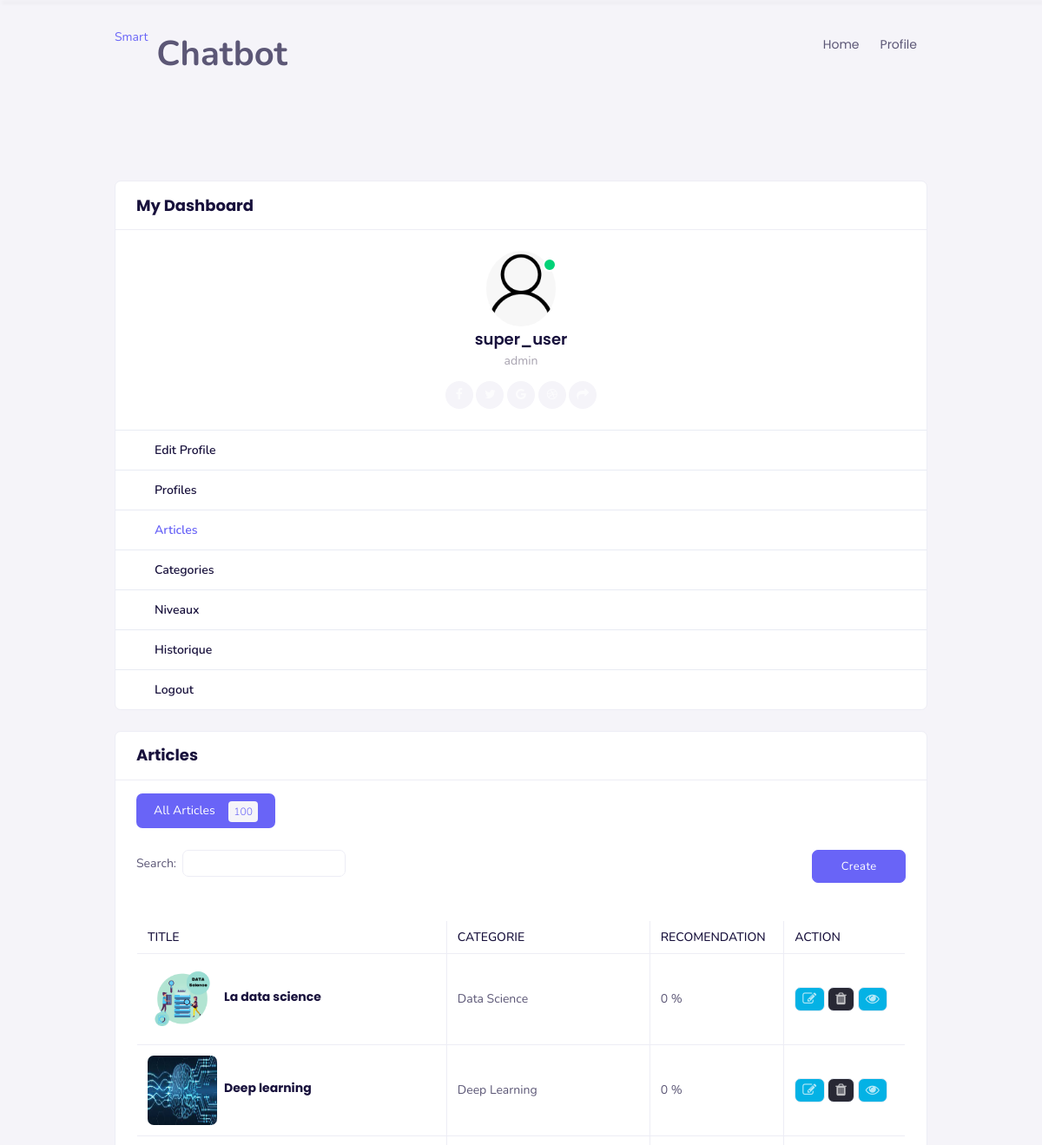
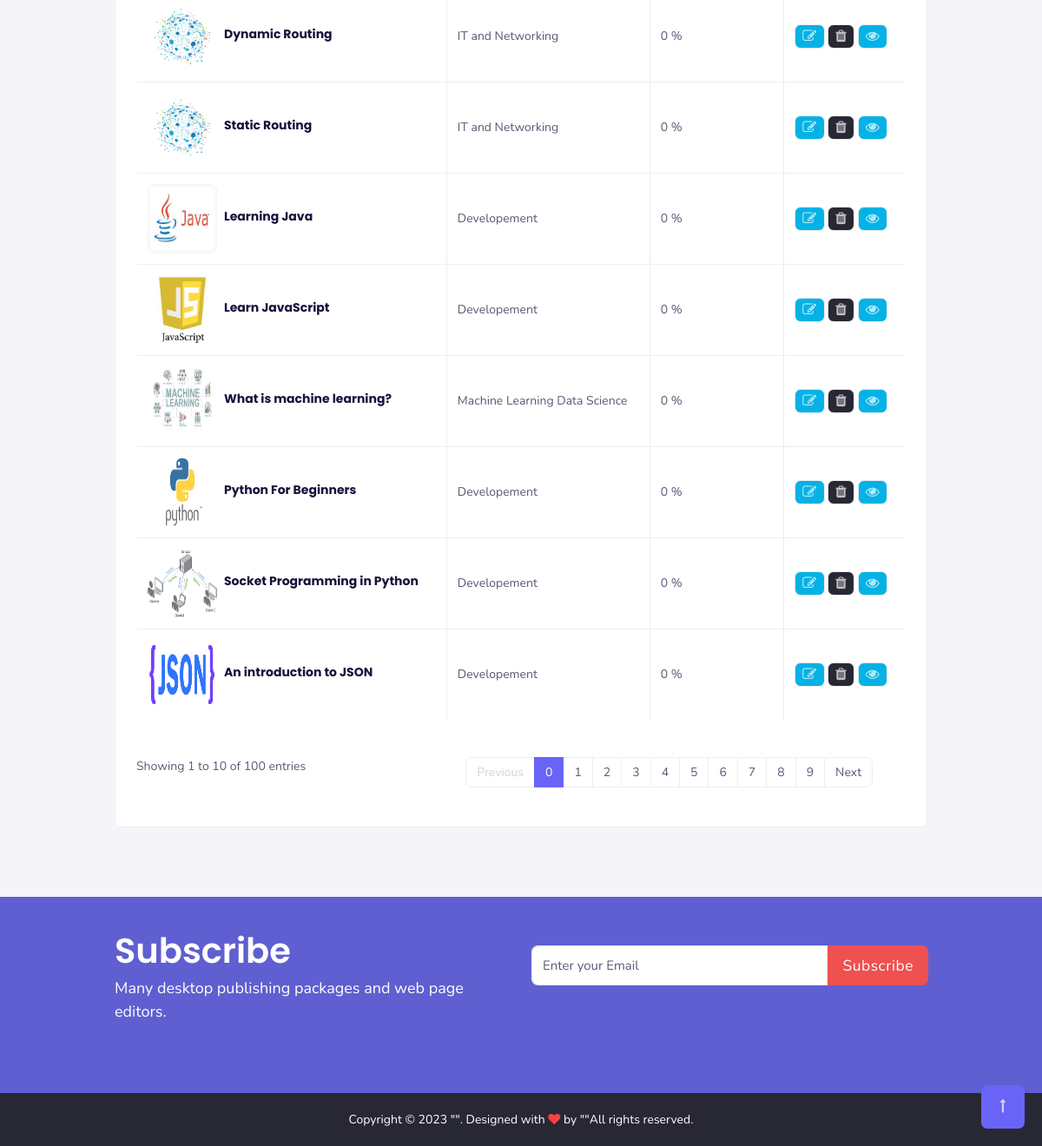
The app's page /articles/0 (signed in) with its own data (2 pictures, top to bottom).
### gestion_admin/models.py (models this page shows, shortened)
class Profile(models.Model):
    user = models.OneToOneField(User, on_delete=models.CASCADE)
    first_name = models.CharField(max_length=100, null=True)
    last_name = models.CharField(max_length=100, null=True)
    email = models.EmailField(max_length=100, null=True)
    niveau = models.OneToOneField(Niveau, on_delete=models.CASCADE, null=True)
    image = models.ImageField(upload_to="profile", null=True, default="profile/default.png")
    date_created = models.DateTimeField(auto_now_add=True)
    class Meta:
        db_table = 'profile'

class Article(models.Model):
    title = models.CharField(max_length=100, null=False, unique=True)
    categorie = models.ForeignKey(Categorie, on_delete=models.CASCADE)
    recomendation = models.IntegerField(default=0)
    image = models.ImageField(upload_to="article/image", default="article/image/default.png")
    file = models.FileField(upload_to="article/file")
    description = models.TextField(max_length=400)
    date_created = models.DateTimeField(auto_now_add=True)
    class Meta:
        db_table = 'article'

class Categorie(models.Model):
    name = models.CharField(max_length=100, unique=True)
    date_creation = models.DateTimeField(auto_now_add=True)
    class Meta:
        db_table = 'categorie'

### gestion_admin/decorators.py (the view)
    def wrapper_func(request, *args, **kwargs):
        if request.user.is_authenticated:
            if request.user.groups.filter(name='admin').exists():
                return view_func(request, *args, **kwargs)
            else:
                return redirect('home')

### gestion_admin/templates/article/liste_article.html
{% extends '../element/main.html' %}
{% block content %}
<section class="sptb">
    <div class="container">
        <div class="row">
            {% include '../element/menu.html' with name=2 %}
            <div class="col-xl-9 col-lg-12 col-md-12">
                <div class="card mb-0">
                    <div class="card-header">
                        <h3 class="card-title">Articles</h3>
                    </div>
                    <div class="card-body">
                        <div class="ads-tabs">
                            <div class="tabs-menus">
                                <ul class="nav panel-tabs">
                                    <li class=""><a href="#tab1" class="active" data-bs-toggle="tab">All Articles
                                            <span class="ms-3 badge badge-primary">{{n_t}}</span></a></li>
                                </ul>
                            </div>
                            <div class="tab-content">
                                <div class="tab-pane  active table-responsive userprof-tab" id="tab1">
                                    <div id="DataTables_Table_0_wrapper" class="dataTables_wrapper dt-bootstrap5 select2-sm no-footer">
                                        <div class="row">
                                            <div class="col-xl-6 col-sm-12 col-lg-6 col-md-12">
                                                <div id="DataTables_Table_0_filter" class="dataTables_filter">
                                                    <label>Search:<input type="search" class="form-control select2-sm form-control-sm" placeholder="" aria-controls="DataTables_Table_0"></label></div>
                                            </div>
                                            <div class="col-xl-6 col-sm-12 col-lg-6 col-md-12">
                                                <a href="{% url 'create_article' %}" class="btn btn-primary col-xl-3 col-sm-5 col-lg-3 col-md-5" style="float:right;">Create</a>
                                            </div>
                                        </div>
                                        <div class="row">
                                            <div class="col-sm-12">
                                                <br><br><table class="data-table-example table table-bordered table-hover mb-0 text-nowrap dataTable no-footer" id="DataTables_Table_0" role="grid" aria-describedby="DataTables_Table_0_info">
                                                    <thead>
                                                        <tr role="row">
                                                            <th class="sorting" tabindex="0" aria-controls="DataTables_Table_0" rowspan="1" colspan="1" aria-label="Courses: activate to sort column ascending" style="width: 222.422px;">Title</th>
                                                            <th class="sorting" tabindex="0" aria-controls="DataTables_Table_0" rowspan="1" colspan="1" aria-label="Category: activate to sort column ascending" style="width: 99.25px;">Categorie</th>
                                                            <th class="sorting" tabindex="0" aria-controls="DataTables_Table_0" rowspan="1" colspan="1" aria-label="Category: activate to sort column ascending" style="width: 99.25px;">Recomendation</th>
                                                            <th class="sorting" tabindex="0" aria-controls="DataTables_Table_0" rowspan="1" colspan="1" aria-label="Action: activate to sort column ascending" style="width: 121.297px;">Action</th>
                                                        </tr>
                                                    </thead>
                                                    <tbody>
                                                        {% for item in articles %}
                                                            <tr class="{% cycle 'odd' 'even' %}">
                                                                <td>
                                                                    <div class="media mt-0 mb-0">
                                                                        <div class="card-aside-img"> <a href="javascript:void(0)"></a> <img src="{{item.image.url}}" alt="img" style="width:5px;"> </div>
                                                                        <div class="media-body">
                                                                            <div class="card-item-desc ms-2 p-0 mt-0">
                                                                                <a href="javascript:void(0)" class="text-dark">
                                                                                    <h4 class="font-weight-bold">{{item.title}}</h4>
                                                                             </div>
                                                                        </div>
                                                                    </div>
                                                                </td>
                                                                <td>{{ item.categorie.name }}</td>
                                                                <td>{{ item.recomendation }} &#37 </td>
                                                                <td> <a href="{% url 'article_edit' item.id %}" class="btn btn-outline-light btn-sm text-dark waves-effect waves-light bg-info" data-bs-toggle="tooltip" data-bs-original-title="Edit"><i class="fa fa-edit fs-16"></i></a>
                                                                    <a class="btn btn-outline-light btn-sm text-dark waves-effect waves-light bg-dark" data-bs-toggle=" tooltip"="" data-bs-original-title="Delete"><i class="fa fa-trash fs-16"></i></a>
                                                                    <a href="{% url 'article' item.id %}" target="_blank" class="btn btn-outline-light btn-sm text-dark waves-effect waves-light bg-info" data-bs-toggle="tooltip" data-bs-original-title="View"><i class="fa fa-eye fs-16"></i></a>
                                                                </td>
                                                            </tr>
                                                        {% endfor %}
                                                    </tbody>
                                                </table>
                                            </div>
                                        </div>
                                        <br> <br>
                                        {% if n_t > 10 %}
                                            <div class="row">
                                                <div class="col-sm-12 col-md-5">
                                                    <div class="dataTables_info" id="DataTables_Table_0_info" role="status" aria-live="polite">Showing 1 to {{articles|length}} of {{n_t}}
                                                        entries</div>
                                                </div>
                                                <div class="col-sm-12 col-md-7">
                                                    <div class="dataTables_paginate paging_simple_numbers" id="DataTables_Table_0_paginate">
                                                        <ul class="pagination">
                                                            <li class="paginate_button page-item previous {% if articles.0.id == 1 %}disabled{% endif %}" id="DataTables_Table_0_previous"><a href="{% url 'article' n_p %}" aria-controls="DataTables_Table_0" data-dt-idx="0" tabindex="0" class="page-link">Previous</a></li>
                                                            {% for item in p %}
                                                                <li class="paginate_button page-item {% if pos == item %}active{% endif %}"><a href="#" aria-controls="DataTables_Table_0" data-dt-idx="{{item}}" tabindex="0" class="page-link">{{item}}</a></li>
                                                            {% endfor %}
                                                            <li class="paginate_button page-item next {% if p|last == pos %}disabled{% endif %}" id="DataTables_Table_0_next"><a href="{% url 'article' n_n %}" aria-controls="DataTables_Table_0" data-dt-idx="3" tabindex="0" class="page-link">Next</a></li>
                                                        </ul>
                                                        <br>
                                                    </div>
                                                </div>
                                            </div>
                                        {% endif %}
                                    </div>
                                </div>
                            </div>
                        </div>
                    </div>
                </div>
            </div>
        </div>
    </div>
</section>
{% endblock content %}

### user/templates/element/menu.html (shortened to what this page needs)
<div class="col-xl-3 col-lg-12 col-md-12">
    <div class="card is-expanded">
        <div class="card-header">
            <h3 class="card-title">My Dashboard</h3>
        </div>
        <div class="card-body text-center item-user border-bottom-0 active">
            <div class="profile-pic">
                <div class="profile-pic-img"> <span class="bg-success dots" data-bs-toggle="tooltip" data-bs-placement="top" title="" data-bs-original-title="online" aria-label="online"></span> <img src="{{request.user.profile.image.url}}" class="brround" alt="user"> </div> <a href="userprofile.html" class="text-dark">
                    <h4 class="mt-3 mb-0 font-weight-semibold">{{request.user.username}}</h4>
                </a>
                <p class="mb-0 mt-1 text-muted">{{ request.user.groups.all.0.name }}</p>
                <div class="wideget-user-info my-dash-1">
                    <div class="wideget-user-icons mt-2"> <a href="javascript:void(0)" class="mt-0"><i class="fa fa-facebook"></i></a> <a href="javascript:void(0)" class=""><i class="fa fa-twitter"></i></a> <a href="javascript:void(0)" class=""><i class="fa fa-google"></i></a> <a href="javascript:void(0)" class=""><i class="fa fa-dribbble"></i></a> <a href="javascript:void(0)" class=""><i class="fa fa-share"></i></a>
                    </div>
                </div>
            </div>
        </div>
        <aside class="app-sidebar doc-sidebar my-dash open">
            <div class="app-sidebar__user clearfix is-expanded">
                <ul class="side-menu open">
                    <li> <a class="side-menu__item {% if name == 0 %}active{% endif %}" href="{% url 'profile' %}"><span class="side-menu__label">Edit Profile</span></a> </li>
                    {% if request.user.groups.all.0.name == 'admin' %}
                        <li class="is-expanded"> <a class="side-menu__item {% if name == 1 %}active{% endif %}" href="{% url 'profiles' 0 %}"><span class="side-menu__label">Profiles</span></a> </li>
                        <li> <a class="side-menu__item {% if name == 2 %}active{% endif %}" href="{% url 'articles' 0 %}"><span class="side-menu__label">Articles</span></a> </li>
                        <li> <a class="side-menu__item {% if name == 3 %}active{% endif %}" href="{% url 'categories' 0 %}"><span class="side-menu__label">Categories</span></a> </li>
                        <li> <a class="side-menu__item {% if name == 4 %}active{% endif %}" href="{% url 'niveaux' 0 %}"><span class="side-menu__label">Niveaux</span></a> </li>
                        <li> <a class="side-menu__item {% if name == 5 %}active{% endif %}" href="{% url 'historique' 0 %}"><span class="side-menu__label">Historique</span></a> </li>
                    {% endif %}
                    <li> <a class="side-menu__item" href="{% url 'logout' %}"><span class="side-menu__label">Logout</span></a> </li>
                </ul>
            </div>
        </aside>
    </div>
</div>

### static/css/color.css (style rules this page uses)
.btn-primary { color: #fff; background-color: #6964f7; border-color: #6964f7; }
.badge-primary { color: #fff; background-color: #6964f7; }
.page-item.active .page-link { background-color: #6964f7; border-color: #6964f7; }
.ads-tabs .tabs-menus ul li .active { background: #6964f7; color: #fff; }
.app-sidebar .side-menu li a.active { color: #6964f7; }
.app-sidebar:before, .app-sidebar-footer { background: -webkit-gradient(linear, left top, right top, from(rgba(146, 30, 152, 0.9)), to(rgba(59, 25, 249, 0.8))); background: linear-gradient(to right, rgba(146, 30, 152, 0.9), rgba(59, 25, 249, 0.8)); }
.header-main i, .header-icons-link .header-icons-link1 i { color: rgba(255, 255, 255, 0.7); }
.bg-dark { background-color: #282834 !important; }
.my-dash-1 .wideget-user-icons a { color: #6964f7; }
.app-sidebar .side-menu li.is-expanded:after { color: #6964f7; }
.app-sidebar .side-menu__item.active { color: #6964f7; }

### records on screen
Article: image (picture), title "La data science", categorie.name "Data Science", recomendation "0"
Article: image (picture), title "Deep learning", categorie.name "Deep Learning", recomendation "0"
Article: image (picture), title "Dynamic Routing", categorie.name "IT and Networking", recomendation "0"
Article: image (picture), title "Static Routing", categorie.name "IT and Networking", recomendation "0"
Article: image (picture), title "Learning Java", categorie.name "Developement", recomendation "0"
Article: image (picture), title "Learn JavaScript", categorie.name "Developement", recomendation "0"
Article: image (picture), title "What is machine learning?", categorie.name "Machine Learning Data Science", recomendation "0"
Article: image (picture), title "Python For Beginners", categorie.name "Developement", recomendation "0"
Article: image (picture), title "Socket Programming in Python", categorie.name "Developement", recomendation "0"
Article: image (picture), title "An introduction to JSON", categorie.name "Developement", recomendation "0"

### other values on screen
{{ request.user.username }} "super_user"
{{ request.user.groups.all.0.name }} "admin"
{{ n_t }} "100"
{{ articles|length }} "10"
{{ item }} "0" "1" "2" "3" "4" "5" "6" "7" "8" "9"
